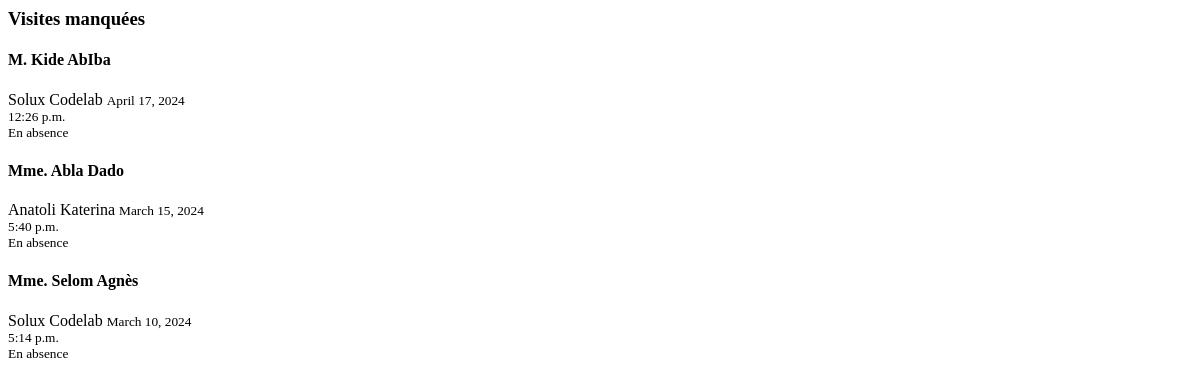
Before: /visits/missed/ (signed in) with the older database file.
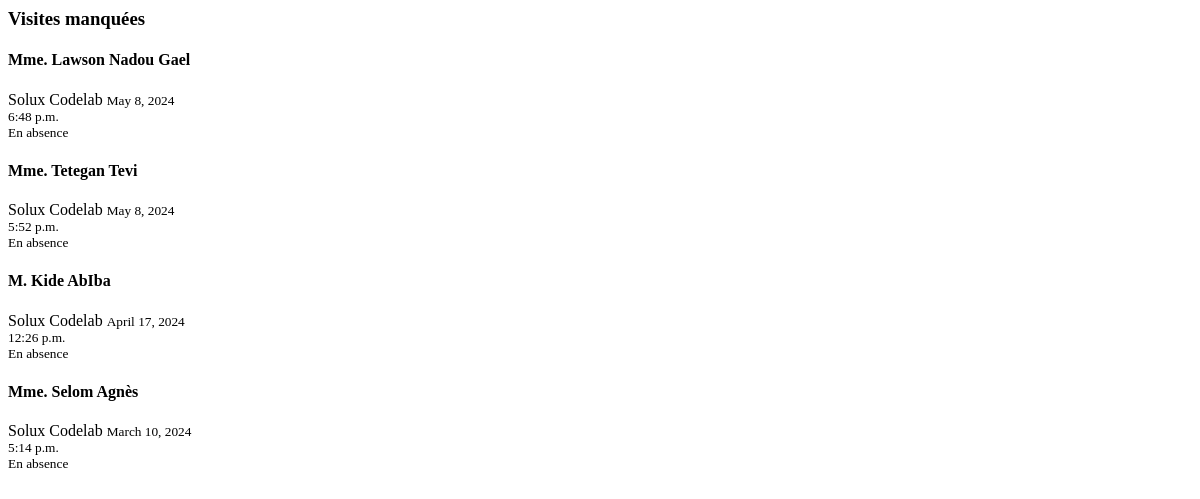
After: the same page with the newer database file.
### base/models.py (models this page shows, shortened)
class Visit(models.Model):
    host = models.ForeignKey(CustomUser, on_delete=models.CASCADE)
    first_name = models.CharField(max_length=255)
    last_name = models.CharField(max_length=255)
    sex = models.CharField(max_length=50, choices=genders)
    phone = models.CharField(max_length=255, blank=True, null=True)
    observations = models.TextField(blank=True, null=True)
    email = models.EmailField(max_length=255, null=True, blank=True)
    context = models.CharField(max_length=50, choices=context_types)
    nationality = models.CharField(
        max_length=255, default='', null=True, blank=True)
    date = models.DateField(default=date.today)
    arrived_at = models.TimeField(default=timezone.now)
    started_at = models.TimeField(blank=True, null=True)
    ended_at = models.TimeField(blank=True, null=True)
    departed_at = models.TimeField(null=True, blank=True)
    id_document = models.CharField(max_length=50, choices=id_types)
    id_number = models.CharField(max_length=50)
    is_accepted = models.BooleanField(default=False)
    is_rejected = models.BooleanField(default=False)
    is_missed = models.BooleanField(default=False)
    is_finished = models.BooleanField(default=False)
    status = models.ForeignKey(Status, default=1, on_delete=models.CASCADE)
    signature = models.ImageField(
        upload_to='signatures/', null=True, blank=True)

### accounts/models.py (models this page shows, shortened)
class CustomUser(AbstractBaseUser, PermissionsMixin):
    email = models.EmailField(db_index=True, unique=True, max_length=255)
    username = models.CharField(
        max_length=255, unique=True, blank=True, null=True)
    first_name = models.CharField(max_length=255)
    last_name = models.CharField(max_length=255)
    address = models.CharField(max_length=255, blank=True, null=True)
    phone = models.CharField(max_length=20, unique=True, blank=True, null=True)
    role = models.ForeignKey(
        Role, on_delete=models.CASCADE, blank=True, null=True,)
    image = models.ImageField(blank=True, null=True, upload_to='users')
    is_active = models.BooleanField(default=True)
    is_staff = models.BooleanField(default=False)
    is_superuser = models.BooleanField(default=False)
    objects = CustomUserManager()
    USERNAME_FIELD = 'email'
    REQUIRED_FIELDS = []

### base/views.py (the view)
# urls.py: path('visits/missed/', missed_visits, name='missed_visits'),
@login_required(login_url='login')
def missed_visits(req):
    user = req.user
    if user.role.sec_level >= 4:
        visits = Visit.objects.filter(
            status=4).order_by('-date', '-arrived_at')
    else:
        visits = Visit.objects.filter(
            status=1, host=user).order_by('-date', '-arrived_at')
    context = {"visits": visits}
    return render(req, 'base/partials/visits/missed.html', context)

### base/utils.py (called while the page is built)
def h_encode(id):
    return hashids.encode(id)

    def to_url(self, value):
        return h_encode(value)

### base/templates/base/partials/visits/missed.html (shortened to what this page needs)
<section class="p-3 lg:p-6 border border-red-300 bg-red-100 rounded-xl">
  <h3 class="mb-2 text-black text-lg">Visites manquées</h3>
  <div class="flex flex-col lg:flex-row-reverse justify-between lg:items-center gap-2">
    {% if not visits %}
    <div
      class="my-8 w-full h-full rounded-xl flex-col text-center gap-2 m-auto"
    >
      <i class="fa-solid fa-folder-open text-3xl text-red-300"></i>
      <p
        class="mx-auto px-4 py-2 w-fit rounded-md bg-red-200 text-xs text-center"
      >
        Aucune visite en absence
      </p>
    </div>
    {% else %}
    <div
      class="w-full mb-4 grid md:grid-cols-2 lg:grid-cols-3 xl:grid-cols-4 gap-4"
    >
      {% for obj in visits %}
      {% include 'base/components/visits/grid_card.html' %}
      {% endfor %}
    </div>
    {% endif %}
  </div>
</section>

### base/templates/base/components/visits/grid_card.html (shortened to what this page needs)
{% load static %}
<div
  class="cursor-pointer relative flex flex-col border bg-white focus:border-purple-950 hover:border-purple-400 hover:shadow-md w-full rounded-lg transition duration-300 ease-in-out"
>
  <article
    hx-get="{% url 'visit_alt' obj.id %}"
    hx-target="#basic_dialog"
    hx-swap="innerHTML"
    class="p-4 md:text-sm lg:text-md flex flex-col gap-1 justify-between"
  >
    <h4 class="text-black font-bold">
      {% if obj.sex == 'male' %} M. {% else %} Mme. {% endif %}
      {{obj.last_name}} {{obj.first_name}}
    </h4>
    <span class="font-light text-xs text-gray-600"
      > {{obj.host.last_name}}
      {{obj.host.first_name}}</span
    >
    <small class="text:xs text-gray-400"
      > {{obj.date}}</small
    >
    <div class="flex items-start justify-between">
      <small class="text:xs text-gray-400"
        > {{obj.arrived_at}}</small
      >
      {% include 'base/components/status_badge.html' %}
    </div>
  </article>
</div>

### base/templates/base/components/status_badge.html (shortened to what this page needs)
{% if not curr_obj %}
<div class="obj_status{{obj.id}} text-black text:xs lg:text-xs">
  {% if obj.status.id == 1 %}
  <span class="px-3 py-1 bg-purple-200 rounded-md group">
    <i class="text-sm lg:text-md fa-solid fa-spinner"></i>
    <small class="hidden group-hover:inline ml-2 text-[0.7rem]">
      En attente
    </small>
  </span>
  {% elif obj.status.id == 4 %}
  <span class="px-3 py-1 bg-red-200 rounded-md group">
    <small class="hidden group-hover:inline ml-2 text-[0.7rem]">
      En absence
    </small>
  </span>
  {% endif %}
</div>
{% endif %}

Changed rows visible on the page:
removed Visit: sex "Mme.", last_name "Abla", first_name "Dado", host.last_name "Anatoli", host.first_name "Katerina", date "March 15, 2024", arrived_at "5:40 p.m.", shows "En absence"
added Visit: sex "Mme.", last_name "Lawson", first_name "Nadou Gael", host.last_name "Solux", host.first_name "Codelab", date "May 8, 2024", arrived_at "6:48 p.m.", shows "En absence"
added Visit: sex "Mme.", last_name "Tetegan", first_name "Tevi", host.last_name "Solux", host.first_name "Codelab", date "May 8, 2024", arrived_at "5:52 p.m.", shows "En absence"
